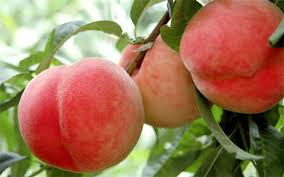
#> input picture IndustrialManufacturing/Review/peach.jpg, 284 x 177 px
$ python demo2.py
#> lines starting #> are read from the running program, lines starting #| are printed output that depends on the picture; after the words box and inside, x2 and y2 are one past the last pixel; in counts of white or black regions, pixels touching at a corner belong together
import cv2
import numpy as np
import matplotlib.pyplot as plt

img = cv2.imread('peach.jpg', 1)
#> img is the input picture: shape (177, 284, 3); mean B, G, R 85.6, 117.3, 159.6
#因为cv2读取的照片类型是BGR类型，所以要转成RGB类型的照片
img_rgb = cv2.cvtColor(img, cv2.COLOR_BGR2RGB)
#得到r, g, b通道的照片
r, g, b = cv2.split(img_rgb)
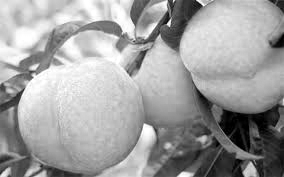
#> r: shape (177, 284); min 0, max 255, mean 159.6
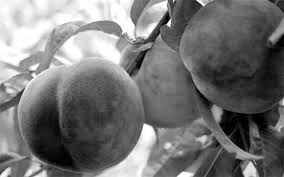
#> g: shape (177, 284); min 0, max 255, mean 117.3
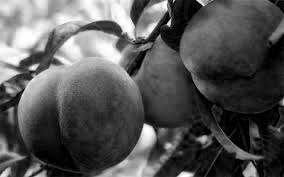
#> b: shape (177, 284); min 0, max 255, mean 85.6
#获得RG灰度图像
c = r - g
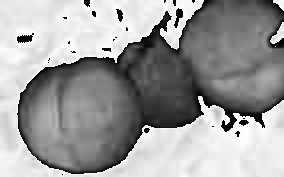
#> c: shape (177, 284); min 0, max 255, mean 157
#求出色差图的直方图，查看分割的最优阈值
hist, bins = np.histogram(c, bins = 256, range = (0, 256))
#> hist = 256 values, max 1063 at index 233, min 0 at index 182, mean 196.4; bins = 257 values from 0 to 256
plt.plot(hist)
plt.show()
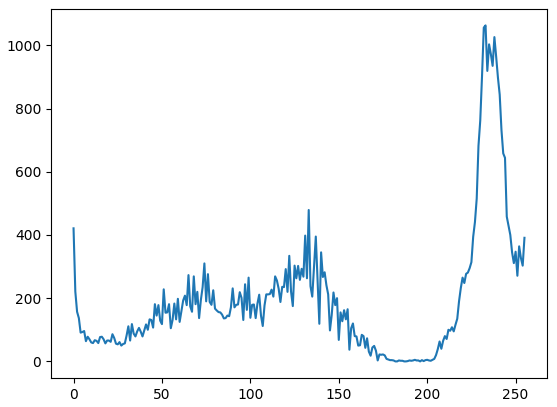
#> figure drawn by matplotlib, 1 panel; curve peaks at x = 233, y = 1063
#采用190作为阈值
thresh_value = np.sum(c[np.where(c != 0)]) / np.sum(c != 0)
#> thresh_value = 158.3
_, peach = cv2.threshold(c, 190, 255, cv2.THRESH_BINARY_INV)
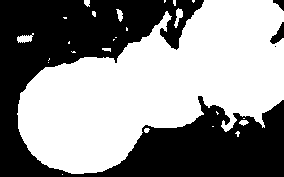
#> peach: shape (177, 284); 55.2% white; 4 black regions (1 under 20 px), largest, box (x1, y1, x2, y2) and area: (0, 0, 284, 177) 22321, (270, 22, 284, 44) 146, (273, 0, 284, 11) 67
#进行腐蚀操作，将小白点去除
kernel = cv2.getStructuringElement(cv2.MORPH_RECT, (3, 3))
peach = cv2.erode(peach, kernel, iterations = 3)
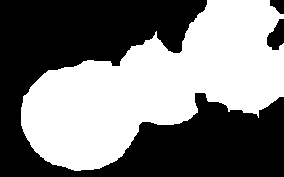
#> peach: shape (177, 284); 48.1% white; 1 white region, box (x1, y1, x2, y2) and area: (21, 0, 284, 171) 24185


cv2.imshow('peach', peach)
cv2.waitKey(0)

# [12 lines of commented-out code are left out]

$ run again, with IndustrialManufacturing/Review/wheat1.jpg copied over IndustrialManufacturing/Review/peach.jpg
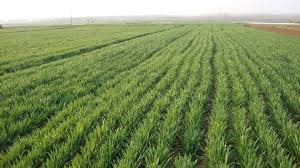
#> input picture IndustrialManufacturing/Review/wheat1.jpg, 300 x 168 px
#> img is the input picture: shape (168, 300, 3); mean B, G, R 89.9, 140.3, 122.4
#> hist = 256 values, max 4485 at index 235, min 0 at index 27, mean 196.9; bins = 257 values from 0 to 256
#> `plt.show()`:
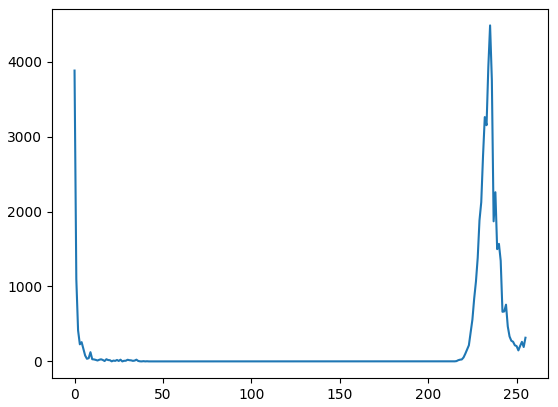
#> figure drawn by matplotlib, 1 panel; curve peaks at x = 235, y = 4485
#> thresh_value = 220.9
#> `peach = cv2.erode(peach, kernel, iterations = 3)`:
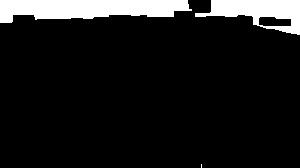
#> peach: shape (168, 300); 10.1% white; 3 white regions (1 under 20 px), largest, box (x1, y1, x2, y2) and area: (0, 0, 192, 23) 3200, (195, 0, 300, 35) 1905
